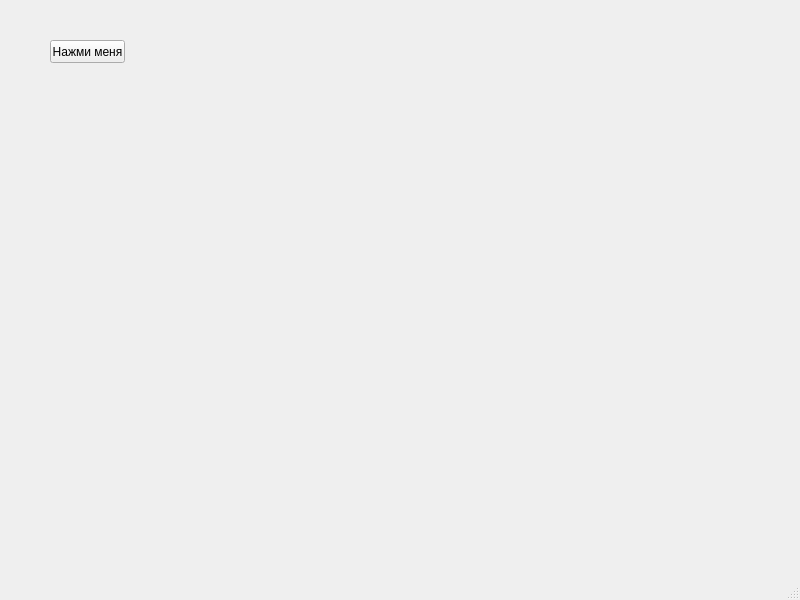
<?xml version="1.0" encoding="UTF-8"?>
<ui version="4.0">
 <class>MainWindow</class>
 <widget class="QMainWindow" name="MainWindow">
  <property name="geometry">
   <rect>
    <x>0</x>
    <y>0</y>
    <width>800</width>
    <height>600</height>
   </rect>
  </property>
  <property name="windowTitle">
   <string>Git и случайные окружности</string>
  </property>
  <widget class="QWidget" name="centralwidget">
   <widget class="QPushButton" name="pushButton">
    <property name="geometry">
     <rect>
      <x>50</x>
      <y>40</y>
      <width>75</width>
      <height>23</height>
     </rect>
    </property>
    <property name="text">
     <string>Нажми меня</string>
    </property>
   </widget>
  </widget>
  <widget class="QMenuBar" name="menubar">
   <property name="geometry">
    <rect>
     <x>0</x>
     <y>0</y>
     <width>800</width>
     <height>21</height>
    </rect>
   </property>
  </widget>
  <widget class="QStatusBar" name="statusbar"/>
 </widget>
 <resources/>
 <connections/>
</ui>
